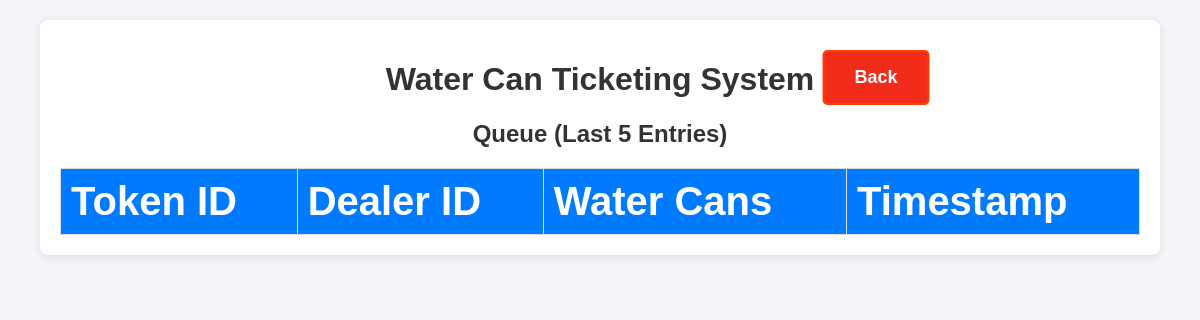
Page /dashboard on the earlier database version.
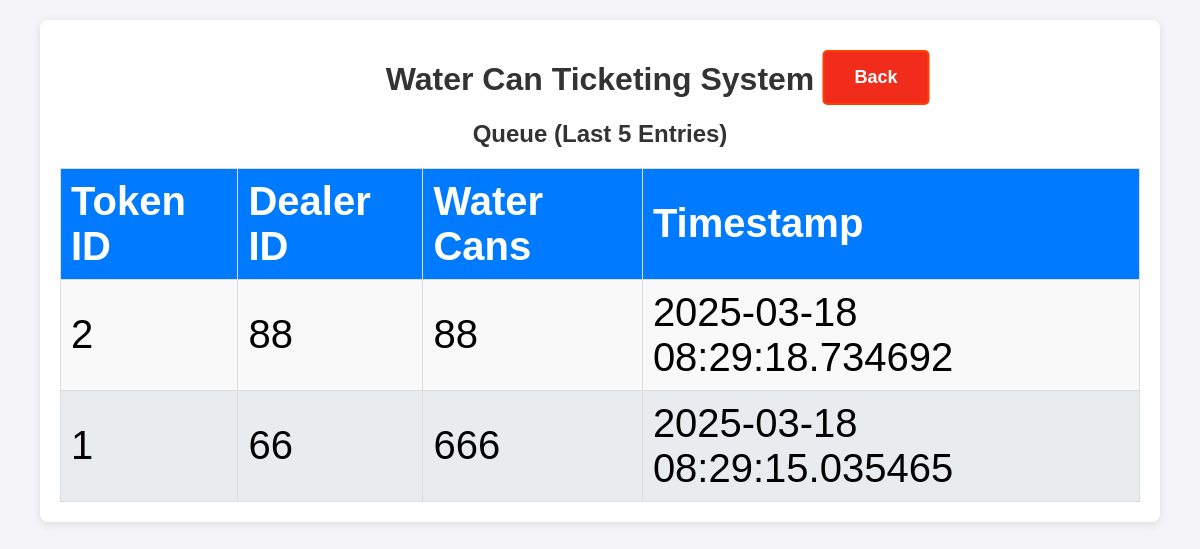
Same page on the later database version.
### app.py (models this page shows, shortened)
class Dealer(db.Model):
    id = db.Column(db.Integer, primary_key=True)
    dealer_id = db.Column(db.String(100), nullable=False)
    water_can_count = db.Column(db.Integer, nullable=False)
    timestamp = db.Column(db.DateTime, default=datetime.now)
    token_id = db.Column(db.Integer, nullable=False)  # Daily resetting token ID

### app.py (the view)
@app.route('/dashboard')
def dashboard():
    today = datetime.today().date()
    dealer_queue = Dealer.query.filter(func.date(Dealer.timestamp) == today).order_by(Dealer.timestamp.desc()).limit(5).all()
    return render_template('dashboard.html', queue=dealer_queue)

### templates/dashboard.html (shortened to what this page needs)
<!DOCTYPE html>
<html lang="en">
<head>
    <link rel="stylesheet" href="/static/styles.css">
</head>
<body class="dashboard">
    <div class="container">
        <h1>Water Can Ticketing System</h1>
        <h2>Queue (Last 5 Entries)</h2>
        <table>
            <thead>
                <tr>
                    <th>Token ID</th>
                    <th>Dealer ID</th>
                    <th>Water Cans</th>
                    <th>Timestamp</th>
                </tr>
            </thead>
            <tbody>
                {% for entry in queue %}
                <tr>
                    <td>{{ entry.token_id }}</td>
                    <td>{{ entry.dealer_id }}</td>
                    <td>{{ entry.water_can_count }}</td>
                    <td>{{ entry.timestamp }}</td>
                </tr>
                {% endfor %}
            </tbody>
        </table>
    </div>
    <a href="/" class="back">Back</a>
</body>
</html>

Differences in the rows shown:
added Dealer: token_id "2", dealer_id "88", water_can_count "88", timestamp "2025-03-18 08:29:18.734692"
added Dealer: token_id "1", dealer_id "66", water_can_count "666", timestamp "2025-03-18 08:29:15.035465"
